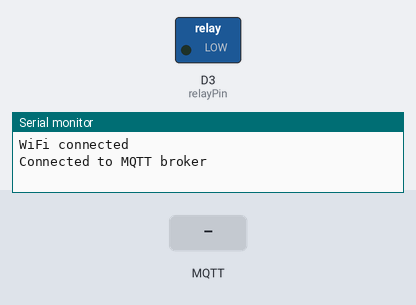
A sketch run on a simulated Arduino MKR. Shown: switched loads named in the sketch (green lamp = pin HIGH), the last lines printed to the serial monitor. The test bench sets the inputs (shaded band). WiFi joins after 1.5 s; servers stay silent unless stated; no MQTT or app messages arrive unless stated.

Above: at 2.7 s.
2.8 s: MQTT message "ON" arrives on the first subscribed topic
At 3.2 s:
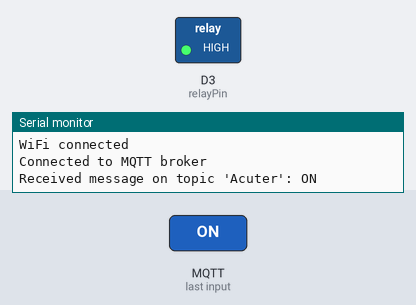
4.3 s: MQTT message "OFF" arrives on the first subscribed topic
At 5.6 s:
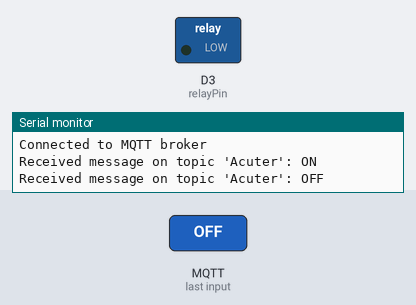
Timing chart, 0 to 7.3 s (numbered marks = the images above; inputs shaded):
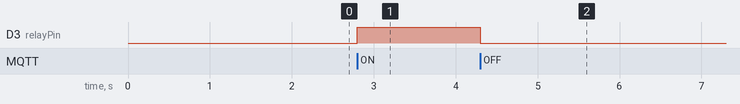

The sketch:

Acutor_Sub.ino
```cpp
#include <WiFiNINA.h>          // Required for WiFi connectivity
#include <PubSubClient.h>      // Required for MQTT functionality

// WiFi settings
const char* ssid = "Vodafone-2CB8";
const char* password = "CLc7aeMcPh76amHJ";

// MQTT broker settings
const char* mqtt_server = "192.168.0.110";
const int mqtt_port = 1883;   // Default MQTT port
const char* mqtt_username = "teamd";
const char* mqtt_password = "TeamD2023";
const char* acuterTopic = "Acuter";

// Relay pin
const int relayPin = 3;

// WiFi and MQTT client instances
WiFiClient wifiClient;
PubSubClient mqttClient(wifiClient);

// Callback function when MQTT client receives a message
void callback(char* topic, byte* payload, unsigned int length) {
  // Handle received message
  String message = "";
  for (int i = 0; i < length; i++) {
    message += (char)payload[i];
  }

  // Control relay based on the message
  if (message == "ON") {
    digitalWrite(relayPin, HIGH);  // Turn on relay
  } else if (message == "OFF") {
    digitalWrite(relayPin, LOW);   // Turn off relay
  }

  Serial.print("Received message on topic '");
  Serial.print(topic);
  Serial.print("': ");
  Serial.println(message);
}

void setup() {
  // Initialize serial communication
  Serial.begin(9600);

  // Set relay pin as output
  pinMode(relayPin, OUTPUT);

  // Connect to WiFi
  WiFi.begin(ssid, password);
  while (WiFi.status() != WL_CONNECTED) {
    delay(500);
    Serial.print(".");
  }
  Serial.println();
  Serial.println("WiFi connected");

  // Set MQTT server and callback function
  mqttClient.setServer(mqtt_server, mqtt_port);
  mqttClient.setCallback(callback);

  // Connect to MQTT broker
  if (mqttClient.connect("ArduinoClient", mqtt_username, mqtt_password)) {
    Serial.println("Connected to MQTT broker");
    mqttClient.subscribe(acuterTopic);
  } else {
    Serial.println("Failed to connect to MQTT broker");
  }
}

void loop() {
  if (WiFi.status() == WL_CONNECTED && mqttClient.connected()) {
    // Reconnect to MQTT broker if disconnected
    if (!mqttClient.connected()) {
      if (mqttClient.connect("ArduinoClient", mqtt_username, mqtt_password)) {
        Serial.println("Reconnected to MQTT broker");
        mqttClient.subscribe(acuterTopic);
      } else {
        Serial.println("Failed to reconnect to MQTT broker");
      }
    }
  } else {
    // Reconnect to WiFi and MQTT broker if disconnected
    if (WiFi.status() != WL_CONNECTED) {
      WiFi.begin(ssid, password);
      while (WiFi.status() != WL_CONNECTED) {
        delay(500);
        Serial.print(".");
      }
      Serial.println();
      Serial.println("WiFi reconnected");
    }
    if (!mqttClient.connected()) {
      if (mqttClient.connect("ArduinoClient", mqtt_username, mqtt_password)) {
        Serial.println("Reconnected to MQTT broker");
        mqttClient.subscribe(acuterTopic);
      } else {
        Serial.println("Failed to reconnect to MQTT broker");
      }
    }
  }

  // Maintain MQTT connection and handle incoming messages
  mqttClient.loop();
}
```

Measured:
- after the input at 2.8 s, D3 (relayPin): LOW → HIGH at once
- after the input at 4.3 s, D3 (relayPin): HIGH → LOW at once
